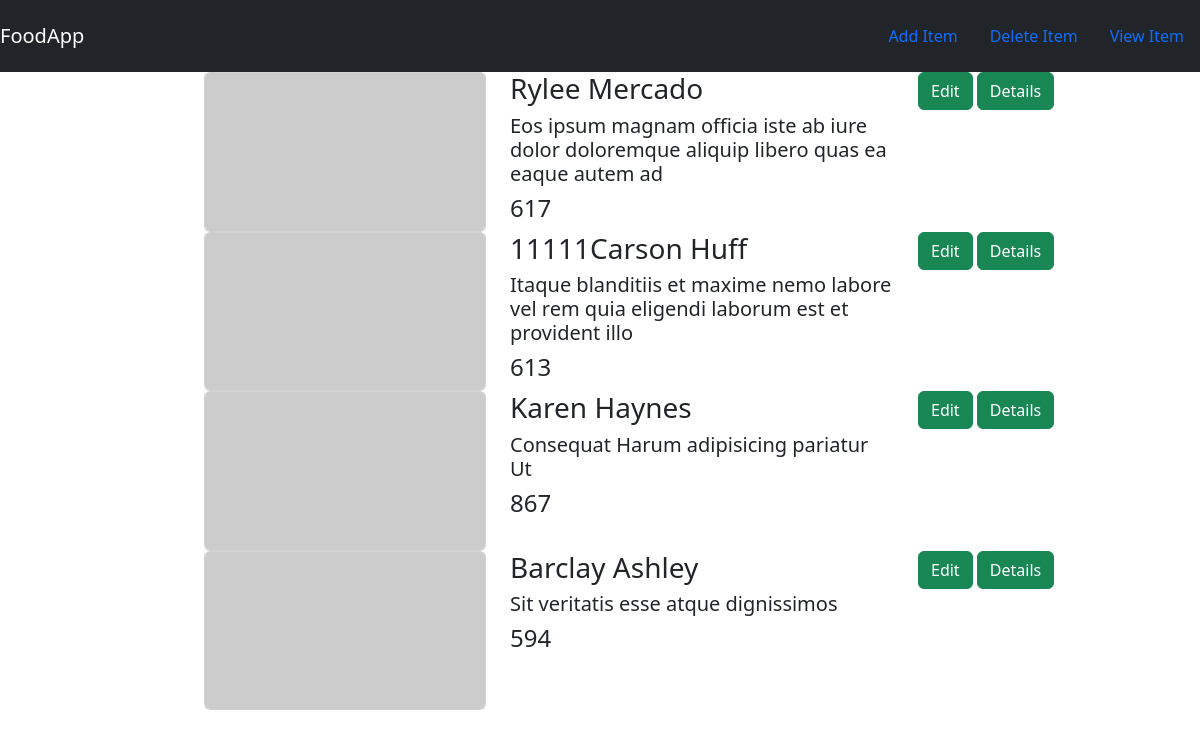
The page / on the database its author committed.
### food/models.py (models this page shows, shortened)
class Item(models.Model):
    item_name = models.CharField(max_length=200)
    item_desc = models.CharField(max_length=500)
    item_price = models.IntegerField()
    item_image = models.CharField(max_length=500, default='https://picsum.photos/640/360')

### food/views.py (the view)
# urls.py: path('', views.index, name='index'),
def index(request):
    item_list = Item.objects.all()
    template = loader.get_template('index.html')
    context = {
        'item_list': item_list,
    }
    return HttpResponse(template.render(context, request))

### templates/index.html
{% extends 'base.html' %}
{% block content %}
{% for item in item_list %}
<div class="row">
    <div class="col-md-3 offset-md-2">
        <img class="card img-fluid" src="{{ item.item_image }}" />
    </div>
    <div class="col-md-4">
        <h3>{{ item.item_name }}</h3>
        <h5>{{ item.item_desc }}</h5>
        <h4>{{ item.item_price }}</h4>
    </div>
    <dvi class="col-md-2">
        <a href=" {% url 'food:update_item' item.id %} " class="btn btn-success">Edit</a>
        <a href=" {% url 'food:detail' item.id %} " class="btn btn-success">Details</a>
    </dvi>
</div>
{% endfor %}
{% endblock content %}

### templates/base.html (shortened to what this page needs)
{% load static %}
<!DOCTYPE html>
<html lang="en">
<head>
    <link rel="stylesheet" href="{% static 'styles.css' %}" </head>
    <link href="https://cdn.jsdelivr.net/npm/bootstrap@5.3.0-alpha3/dist/css/bootstrap.min.css" rel="stylesheet"
>
<body>
    <nav class="navbar navbar-dark bg-dark">
        <a href="#" class="navbar-brand">FoodApp</a>
        <div class="navbar">
            <ul class="nav justify-content-end">
                <li class="nav-item">
                    <a class="nav-link active" aria-current="page" href="{% url 'food:create_item' %}">Add Item</a>
                </li>
                <li class="nav-item">
                    <a class="nav-link" href="#">Delete Item</a>
                </li>
                <li class="nav-item">
                    <a class="nav-link" href="#">View Item</a>
                </li>
            </ul>
        </div>
    </nav>
    {% block content %}
    {% endblock content %}
</body>
</html>

### rows shown on the page
Item: item_name "Rylee Mercado", item_desc "Eos ipsum magnam officia iste ab iure dolor doloremque aliquip libero quas ea eaque autem ad", item_price "617"
Item: item_name "11111Carson Huff", item_desc "Itaque blanditiis et maxime nemo labore vel rem quia eligendi laborum est et provident illo", item_price "613"
Item: item_name "Karen Haynes", item_desc "Consequat Harum adipisicing pariatur Ut", item_price "867"
Item: item_name "Barclay Ashley", item_desc "Sit veritatis esse atque dignissimos", item_price "594"
